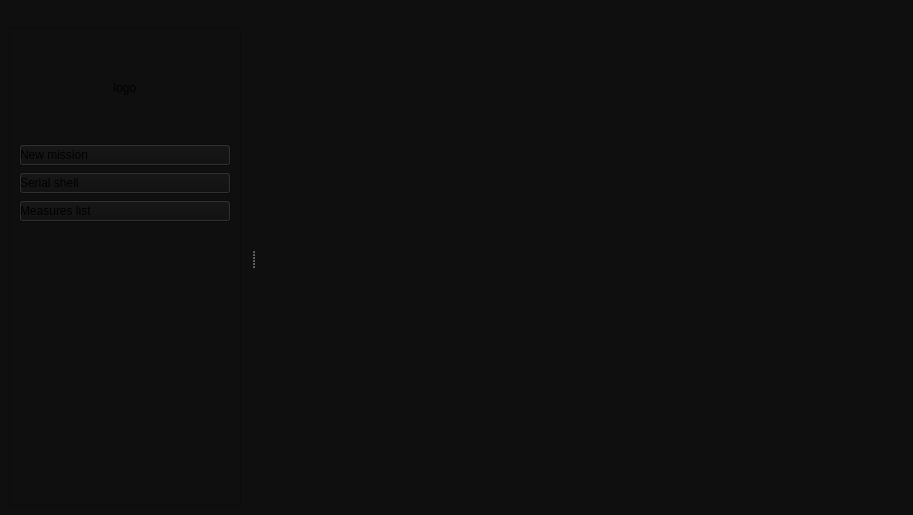
<?xml version="1.0" encoding="UTF-8"?>
<ui version="4.0">
 <class>serial_window</class>
 <widget class="QMainWindow" name="serial_window">
  <property name="geometry">
   <rect>
    <x>0</x>
    <y>0</y>
    <width>913</width>
    <height>515</height>
   </rect>
  </property>
  <property name="windowTitle">
   <string>APSS manager</string>
  </property>
  <property name="windowOpacity">
   <double>-15.000000000000000</double>
  </property>
  <property name="styleSheet">
   <string notr="true">background-color: rgb(15, 15, 15);</string>
  </property>
  <widget class="QWidget" name="centralwidget"/>
  <widget class="QDockWidget" name="dockWidget">
   <property name="minimumSize">
    <size>
     <width>250</width>
     <height>188</height>
    </size>
   </property>
   <property name="autoFillBackground">
    <bool>false</bool>
   </property>
   <property name="floating">
    <bool>false</bool>
   </property>
   <property name="features">
    <set>QDockWidget::NoDockWidgetFeatures</set>
   </property>
   <attribute name="dockWidgetArea">
    <number>1</number>
   </attribute>
   <widget class="QWidget" name="dockWidgetContents">
    <layout class="QGridLayout" name="gridLayout">
     <item row="0" column="0">
      <widget class="QScrollArea" name="scrollArea">
       <property name="minimumSize">
        <size>
         <width>0</width>
         <height>150</height>
        </size>
       </property>
       <property name="widgetResizable">
        <bool>true</bool>
       </property>
       <widget class="QWidget" name="scrollAreaWidgetContents">
        <property name="geometry">
         <rect>
          <x>0</x>
          <y>0</y>
          <width>230</width>
          <height>475</height>
         </rect>
        </property>
        <layout class="QGridLayout" name="gridLayout_2">
         <item row="1" column="2">
          <layout class="QVBoxLayout" name="verticalLayout">
           <item>
            <widget class="QLabel" name="LBL_logo">
             <property name="minimumSize">
              <size>
               <width>100</width>
               <height>100</height>
              </size>
             </property>
             <property name="maximumSize">
              <size>
               <width>16777215</width>
               <height>100</height>
              </size>
             </property>
             <property name="text">
              <string>logo</string>
             </property>
             <property name="scaledContents">
              <bool>true</bool>
             </property>
             <property name="alignment">
              <set>Qt::AlignCenter</set>
             </property>
            </widget>
           </item>
           <item>
            <widget class="QPushButton" name="BTN_start_mission">
             <property name="minimumSize">
              <size>
               <width>0</width>
               <height>0</height>
              </size>
             </property>
             <property name="styleSheet">
              <string notr="true">text-align:left;
</string>
             </property>
             <property name="text">
              <string>New mission</string>
             </property>
            </widget>
           </item>
           <item>
            <widget class="QPushButton" name="BTN_serial_shell">
             <property name="styleSheet">
              <string notr="true">text-align:left;</string>
             </property>
             <property name="text">
              <string>Serial shell</string>
             </property>
            </widget>
           </item>
           <item>
            <widget class="QPushButton" name="BTN_measures_list">
             <property name="styleSheet">
              <string notr="true">text-align:left;</string>
             </property>
             <property name="text">
              <string>Measures list</string>
             </property>
            </widget>
           </item>
           <item>
            <spacer name="verticalSpacer">
             <property name="orientation">
              <enum>Qt::Vertical</enum>
             </property>
             <property name="sizeHint" stdset="0">
              <size>
               <width>20</width>
               <height>40</height>
              </size>
             </property>
            </spacer>
           </item>
          </layout>
         </item>
        </layout>
       </widget>
      </widget>
     </item>
    </layout>
   </widget>
  </widget>
 </widget>
 <resources/>
 <connections/>
</ui>
